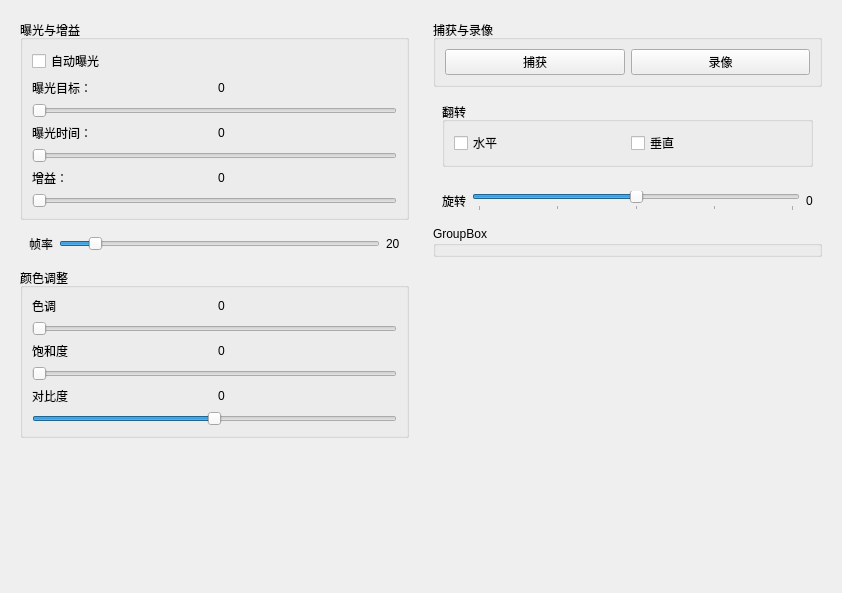
<?xml version="1.0" encoding="UTF-8"?>
<ui version="4.0">
 <class>Form</class>
 <widget class="QWidget" name="Form">
  <property name="geometry">
   <rect>
    <x>0</x>
    <y>0</y>
    <width>842</width>
    <height>593</height>
   </rect>
  </property>
  <property name="sizePolicy">
   <sizepolicy hsizetype="Preferred" vsizetype="Expanding">
    <horstretch>0</horstretch>
    <verstretch>0</verstretch>
   </sizepolicy>
  </property>
  <property name="windowTitle">
   <string>参数设置</string>
  </property>
  <layout class="QHBoxLayout" name="horizontalLayout">
   <item>
    <widget class="QWidget" name="widget" native="true">
     <property name="sizePolicy">
      <sizepolicy hsizetype="Preferred" vsizetype="Preferred">
       <horstretch>1</horstretch>
       <verstretch>0</verstretch>
      </sizepolicy>
     </property>
     <layout class="QVBoxLayout" name="verticalLayout">
      <item>
       <widget class="QGroupBox" name="groupBox_3">
        <property name="sizePolicy">
         <sizepolicy hsizetype="Expanding" vsizetype="Preferred">
          <horstretch>0</horstretch>
          <verstretch>0</verstretch>
         </sizepolicy>
        </property>
        <property name="title">
         <string>曝光与增益</string>
        </property>
        <layout class="QGridLayout" name="gridLayout_3">
         <item row="4" column="1">
          <layout class="QHBoxLayout" name="horizontalLayout_4">
           <item>
            <widget class="QLabel" name="label_2">
             <property name="text">
              <string>曝光目标：</string>
             </property>
            </widget>
           </item>
           <item>
            <widget class="QLabel" name="label_6">
             <property name="text">
              <string>0</string>
             </property>
            </widget>
           </item>
          </layout>
         </item>
         <item row="13" column="1">
          <widget class="QSlider" name="expGainSlider">
           <property name="orientation">
            <enum>Qt::Horizontal</enum>
           </property>
          </widget>
         </item>
         <item row="11" column="1">
          <layout class="QHBoxLayout" name="horizontalLayout_6">
           <item>
            <widget class="QLabel" name="label_4">
             <property name="text">
              <string>增益：</string>
             </property>
            </widget>
           </item>
           <item>
            <widget class="QLabel" name="label">
             <property name="text">
              <string>0</string>
             </property>
            </widget>
           </item>
          </layout>
         </item>
         <item row="8" column="1">
          <layout class="QHBoxLayout" name="horizontalLayout_5">
           <item>
            <widget class="QLabel" name="label_3">
             <property name="text">
              <string>曝光时间：</string>
             </property>
            </widget>
           </item>
           <item>
            <widget class="QLabel" name="label_5">
             <property name="text">
              <string>0</string>
             </property>
            </widget>
           </item>
          </layout>
         </item>
         <item row="7" column="1">
          <widget class="QSlider" name="expTargetlSlider">
           <property name="orientation">
            <enum>Qt::Horizontal</enum>
           </property>
          </widget>
         </item>
         <item row="1" column="1">
          <widget class="QCheckBox" name="autoExpocheckBox">
           <property name="text">
            <string>自动曝光</string>
           </property>
          </widget>
         </item>
         <item row="10" column="1">
          <widget class="QSlider" name="expTimeSlider">
           <property name="orientation">
            <enum>Qt::Horizontal</enum>
           </property>
          </widget>
         </item>
        </layout>
       </widget>
      </item>
      <item>
       <widget class="QWidget" name="widget_6" native="true">
        <property name="sizePolicy">
         <sizepolicy hsizetype="Preferred" vsizetype="Preferred">
          <horstretch>0</horstretch>
          <verstretch>0</verstretch>
         </sizepolicy>
        </property>
        <layout class="QHBoxLayout" name="horizontalLayout_2">
         <item>
          <widget class="QLabel" name="label_fps_text">
           <property name="sizePolicy">
            <sizepolicy hsizetype="Preferred" vsizetype="Fixed">
             <horstretch>0</horstretch>
             <verstretch>0</verstretch>
            </sizepolicy>
           </property>
           <property name="text">
            <string>帧率</string>
           </property>
          </widget>
         </item>
         <item>
          <widget class="QSlider" name="horizontalSlider_8">
           <property name="minimum">
            <number>1</number>
           </property>
           <property name="maximum">
            <number>200</number>
           </property>
           <property name="value">
            <number>20</number>
           </property>
           <property name="orientation">
            <enum>Qt::Horizontal</enum>
           </property>
          </widget>
         </item>
         <item>
          <widget class="QLabel" name="label_fps">
           <property name="sizePolicy">
            <sizepolicy hsizetype="Preferred" vsizetype="Fixed">
             <horstretch>0</horstretch>
             <verstretch>0</verstretch>
            </sizepolicy>
           </property>
           <property name="text">
            <string>20</string>
           </property>
          </widget>
         </item>
        </layout>
       </widget>
      </item>
      <item>
       <widget class="QGroupBox" name="groupBox_4">
        <property name="title">
         <string>颜色调整</string>
        </property>
        <layout class="QVBoxLayout" name="verticalLayout_8">
         <item>
          <layout class="QHBoxLayout" name="horizontalLayout_8">
           <item>
            <widget class="QLabel" name="label_7">
             <property name="text">
              <string>色调</string>
             </property>
            </widget>
           </item>
           <item>
            <widget class="QLabel" name="label_8">
             <property name="text">
              <string>0</string>
             </property>
            </widget>
           </item>
          </layout>
         </item>
         <item>
          <widget class="QSlider" name="horizontalSlider_4">
           <property name="maximum">
            <number>179</number>
           </property>
           <property name="orientation">
            <enum>Qt::Horizontal</enum>
           </property>
          </widget>
         </item>
         <item>
          <layout class="QHBoxLayout" name="horizontalLayout_10">
           <item>
            <widget class="QLabel" name="label_10">
             <property name="text">
              <string>饱和度</string>
             </property>
            </widget>
           </item>
           <item>
            <widget class="QLabel" name="label_9">
             <property name="text">
              <string>0</string>
             </property>
            </widget>
           </item>
          </layout>
         </item>
         <item>
          <widget class="QSlider" name="horizontalSlider_5">
           <property name="maximum">
            <number>255</number>
           </property>
           <property name="orientation">
            <enum>Qt::Horizontal</enum>
           </property>
          </widget>
         </item>
         <item>
          <layout class="QHBoxLayout" name="horizontalLayout_11">
           <item>
            <widget class="QLabel" name="label_11">
             <property name="text">
              <string>对比度</string>
             </property>
            </widget>
           </item>
           <item>
            <widget class="QLabel" name="label_12">
             <property name="text">
              <string>0</string>
             </property>
            </widget>
           </item>
          </layout>
         </item>
         <item>
          <widget class="QSlider" name="horizontalSlider_6">
           <property name="minimum">
            <number>-1</number>
           </property>
           <property name="maximum">
            <number>1</number>
           </property>
           <property name="singleStep">
            <number>0</number>
           </property>
           <property name="value">
            <number>0</number>
           </property>
           <property name="orientation">
            <enum>Qt::Horizontal</enum>
           </property>
          </widget>
         </item>
        </layout>
       </widget>
      </item>
      <item>
       <widget class="QWidget" name="widget_3" native="true">
        <property name="sizePolicy">
         <sizepolicy hsizetype="Preferred" vsizetype="Expanding">
          <horstretch>0</horstretch>
          <verstretch>0</verstretch>
         </sizepolicy>
        </property>
       </widget>
      </item>
     </layout>
    </widget>
   </item>
   <item>
    <widget class="QWidget" name="widget_5" native="true">
     <property name="sizePolicy">
      <sizepolicy hsizetype="Preferred" vsizetype="Preferred">
       <horstretch>1</horstretch>
       <verstretch>0</verstretch>
      </sizepolicy>
     </property>
     <layout class="QVBoxLayout" name="verticalLayout_3">
      <item>
       <widget class="QGroupBox" name="groupBox_2">
        <property name="sizePolicy">
         <sizepolicy hsizetype="Minimum" vsizetype="Fixed">
          <horstretch>0</horstretch>
          <verstretch>0</verstretch>
         </sizepolicy>
        </property>
        <property name="title">
         <string>捕获与录像</string>
        </property>
        <layout class="QHBoxLayout" name="horizontalLayout_3">
         <item>
          <widget class="QPushButton" name="pushButton_2">
           <property name="sizePolicy">
            <sizepolicy hsizetype="Minimum" vsizetype="Fixed">
             <horstretch>0</horstretch>
             <verstretch>0</verstretch>
            </sizepolicy>
           </property>
           <property name="text">
            <string>捕获</string>
           </property>
          </widget>
         </item>
         <item>
          <widget class="QPushButton" name="pushButton_3">
           <property name="sizePolicy">
            <sizepolicy hsizetype="Preferred" vsizetype="Fixed">
             <horstretch>0</horstretch>
             <verstretch>0</verstretch>
            </sizepolicy>
           </property>
           <property name="text">
            <string>录像</string>
           </property>
           <property name="checkable">
            <bool>true</bool>
           </property>
          </widget>
         </item>
        </layout>
       </widget>
      </item>
      <item>
       <widget class="QWidget" name="widget_2" native="true">
        <property name="sizePolicy">
         <sizepolicy hsizetype="Preferred" vsizetype="Fixed">
          <horstretch>0</horstretch>
          <verstretch>0</verstretch>
         </sizepolicy>
        </property>
        <layout class="QVBoxLayout" name="verticalLayout_2">
         <item>
          <widget class="QGroupBox" name="groupBox_7">
           <property name="sizePolicy">
            <sizepolicy hsizetype="Preferred" vsizetype="Fixed">
             <horstretch>0</horstretch>
             <verstretch>0</verstretch>
            </sizepolicy>
           </property>
           <property name="title">
            <string>翻转</string>
           </property>
           <layout class="QGridLayout" name="gridLayout_4">
            <item row="0" column="0">
             <widget class="QCheckBox" name="checkBox_2">
              <property name="text">
               <string>水平</string>
              </property>
             </widget>
            </item>
            <item row="0" column="1">
             <widget class="QCheckBox" name="checkBox_3">
              <property name="text">
               <string>垂直</string>
              </property>
             </widget>
            </item>
           </layout>
          </widget>
         </item>
        </layout>
       </widget>
      </item>
      <item>
       <widget class="QWidget" name="widget_7" native="true">
        <layout class="QHBoxLayout" name="horizontalLayout_7">
         <item>
          <widget class="QLabel" name="label_13">
           <property name="text">
            <string>旋转</string>
           </property>
          </widget>
         </item>
         <item>
          <widget class="QSlider" name="horizontalSlider_7">
           <property name="minimum">
            <number>-180</number>
           </property>
           <property name="maximum">
            <number>180</number>
           </property>
           <property name="value">
            <number>0</number>
           </property>
           <property name="orientation">
            <enum>Qt::Horizontal</enum>
           </property>
           <property name="tickPosition">
            <enum>QSlider::TicksBelow</enum>
           </property>
           <property name="tickInterval">
            <number>90</number>
           </property>
          </widget>
         </item>
         <item>
          <widget class="QLabel" name="label_14">
           <property name="text">
            <string>0</string>
           </property>
          </widget>
         </item>
        </layout>
       </widget>
      </item>
      <item>
       <widget class="QGroupBox" name="groupBox">
        <property name="title">
         <string>GroupBox</string>
        </property>
       </widget>
      </item>
      <item>
       <widget class="QWidget" name="widget_4" native="true">
        <property name="sizePolicy">
         <sizepolicy hsizetype="Preferred" vsizetype="Expanding">
          <horstretch>0</horstretch>
          <verstretch>0</verstretch>
         </sizepolicy>
        </property>
       </widget>
      </item>
     </layout>
    </widget>
   </item>
  </layout>
 </widget>
 <resources/>
 <connections/>
</ui>
